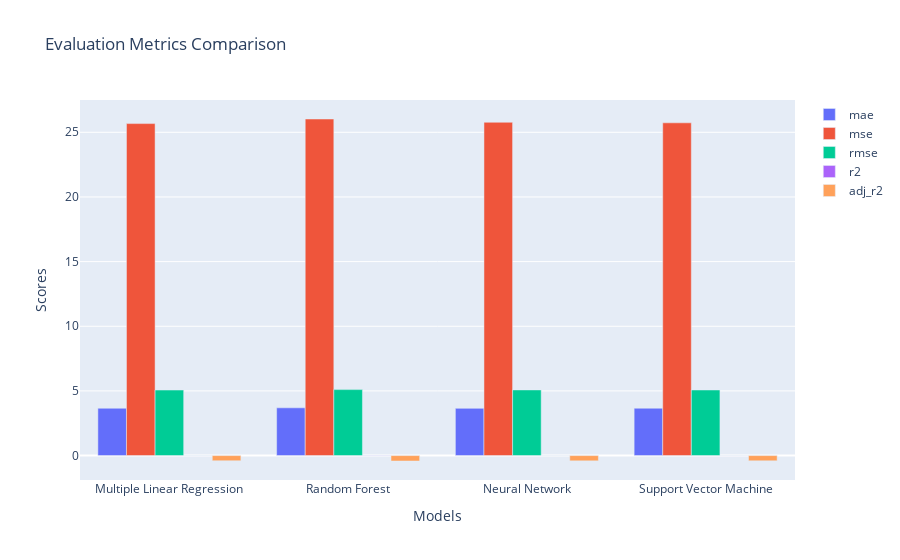

The cell this chart's notebook holds for it:
### Code cell
# Extracting model names and metric scores
model_names = [d['model'] for d in regression_stats_test]
metric_labels = list(regression_stats_test[0].keys())[1:]
metric_scores = {metric: [d[metric] for d in regression_stats_test] for metric in metric_labels}

# Plotting the bar chart
fig = go.Figure()

for metric in metric_labels:
    fig.add_trace(go.Bar(
        x=model_names,
        y=metric_scores[metric],
        name=metric
    ))

# Updating the layout
fig.update_layout(
    title='Evaluation Metrics Comparison',
    xaxis_title='Models',
    yaxis_title='Scores',
    barmode='group'
)

# Display the plot
fig.show()

### Figure 1 — Plotly figure (JSON) as saved in the notebook; plotly's stock layout.template omitted (floating-point values rounded to 4 significant figures)
{"data": [{"name": "mae", "type": "bar", "x": ["Multiple Linear Regression", "Random Forest", "Neural Network", "Support Vector Machine"], "y": [3.66, 3.693, 3.652, 3.662]}, {"name": "mse", "type": "bar", "x": ["Multiple Linear Regression", "Random Forest", "Neural Network", "Support Vector Machine"], "y": [25.67, 26.03, 25.78, 25.73]}, {"name": "rmse", "type": "bar", "x": ["Multiple Linear Regression", "Random Forest", "Neural Network", "Support Vector Machine"], "y": [5.067, 5.102, 5.077, 5.073]}, {"name": "r2", "type": "bar", "x": ["Multiple Linear Regression", "Random Forest", "Neural Network", "Support Vector Machine"], "y": [0.002139, -0.01163, -0.001818, -0.0001653]}, {"name": "adj_r2", "type": "bar", "x": ["Multiple Linear Regression", "Random Forest", "Neural Network", "Support Vector Machine"], "y": [-0.3993, -0.4186, -0.4048, -0.4025]}], "layout": {"barmode": "group", "title": {"text": "Evaluation Metrics Comparison"}, "xaxis": {"title": {"text": "Models"}}, "yaxis": {"title": {"text": "Scores"}}}}
